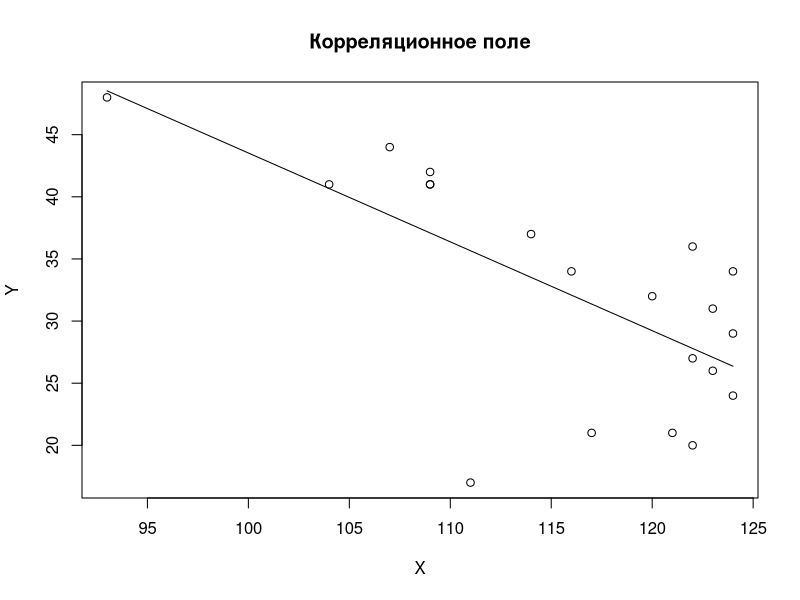

The R script that drew this image:
dat=read.table("data.txt")
dat
plot(dat,type="p",main="Корреляционное поле",xlab="X",ylab="Y")

disp <- var (dat[,1])
sigma <- sqrt (disp)
sr <- mean (dat[,1])

gr1 <- subset (dat[,1], (dat[,1] >= (sr-sigma)) & (dat[,1] <= (sr+sigma)))
gr2 <- subset (dat[,1], (dat[,1] >= (sr-2*sigma)) & (dat[,1] <= (sr+2*sigma)))
gr3 <- subset (dat[,1], (dat[,1] >= (sr-3*sigma)) & (dat[,1] <= (sr+3*sigma)))

table2 <- matrix (0, 3, 5)

table2[1:3,1] <- c (sr-sigma, sr-2*sigma, sr-3*sigma)
table2[1:3,2] <- c (sr+sigma, sr+2*sigma, sr+3*sigma)
table2[1:3,3] <- c (length (gr1), length (gr2), length(gr3))
table2[1:3,4] <- table2[1:3,3]/length (dat[,1]) * 100
table2[1:3,5] <- c (68.3, 95.4, 99.7)

table2

range <- max (dat[,1]) - min (dat[,1])
k <- 1 + floor (log (length (dat[,1]), 2))       #number of groups
h <- range / k                                   #interval length

sorted <- sort (dat[,1])

table3 <- matrix (0, k, 5)

for (i in 0:(k-1)) {
  l <- sorted[1] + i * h
  r <- sorted[1] + (i + 1) * h
  gr <- subset (dat[,2], dat[,1]>=l & (dat[,1] < r | i == k - 1 & dat[,1] <= r))
  table3[i+1, 1:5] <- c(sorted[1]+i*h, sorted[1]+(i+1)*h, length (gr), sum (gr), mean (gr))
}

table3

v <- length(dat[,1]) - 2                          # число степеней свободы
corcof <- cor(dat[,1], dat[,2])                   # коэффициент корреляции
t <- abs (corcof) * sqrt (v / (1 - corcof ^2))    # значимость корреляции

corcof
t
lm (dat[,2]~dat[,1])     # basic linear model

n <- length(dat[,1])
b <- ( sum(dat[,1])*sum(dat[,2])/n - sum(dat[,1]*dat[,2]) ) / (sum(dat[,1])^2/n-sum(dat[,1]*dat[,1]))
b
a<-mean(dat[,2])-b*mean(dat[,1])
a

lines(dat[,1],a+b*dat[,1])
